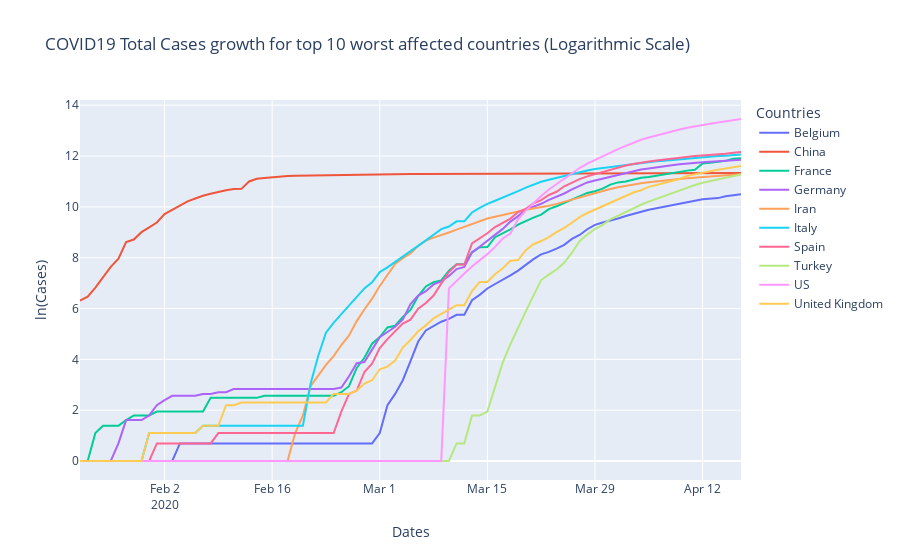

Notebook cell for this chart:
### Code cell
px.line(df_1, 
        x='Dates', 
        y='ln(Cases)', 
        color='Countries', 
        title='COVID19 Total Cases growth for top 10 worst affected countries (Logarithmic Scale)')
